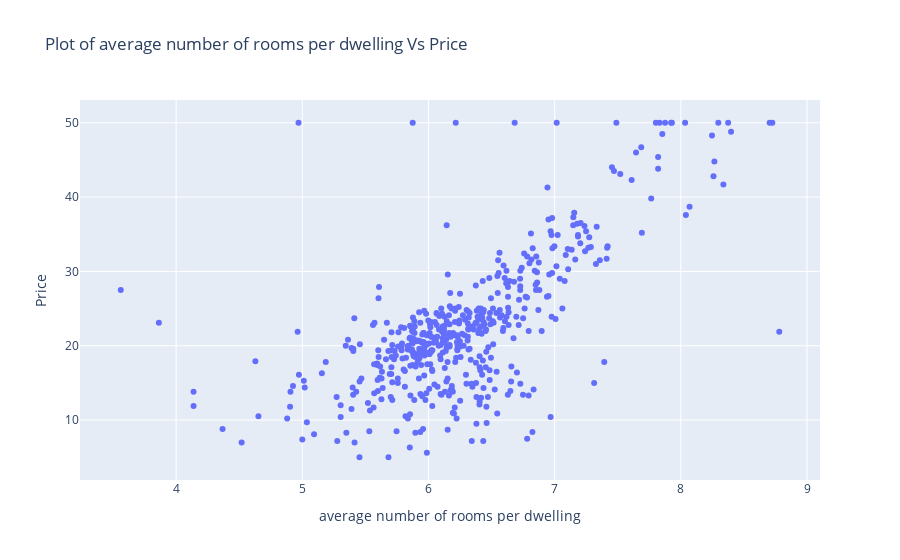

Notebook source saved alongside this figure:
### Markdown cell above
As we can see that price of house is deacrease as crime rate in city increases.

### Code cell
fig = px.scatter(dataset, x = 'RM', y = 'Price',
                labels = {'RM':'average number of rooms per dwelling'}, 
                title = 'Plot of average number of rooms per dwelling Vs Price')
fig.show()

### Figure 1 — Plotly figure (JSON) as saved in the notebook; plotly's stock layout.template omitted (floating-point values rounded to 4 significant figures; data arrays with more than 128 entries replaced by an {"elided": "..."} marker saying what was removed)
{"data": [{"hovertemplate": "average number of rooms per dwelling=%{x}<br>Price=%{y}<extra></extra>", "legendgroup": "", "marker": {"color": "#636efa", "symbol": "circle"}, "mode": "markers", "name": "", "orientation": "v", "showlegend": false, "type": "scatter", "x": {"elided": "506 float values"}, "xaxis": "x", "y": {"elided": "506 float values"}, "yaxis": "y"}], "layout": {"legend": {"tracegroupgap": 0}, "title": {"text": "Plot of average number of rooms per dwelling Vs Price"}, "xaxis": {"anchor": "y", "domain": [0, 1], "title": {"text": "average number of rooms per dwelling"}}, "yaxis": {"anchor": "x", "domain": [0, 1], "title": {"text": "Price"}}}}
